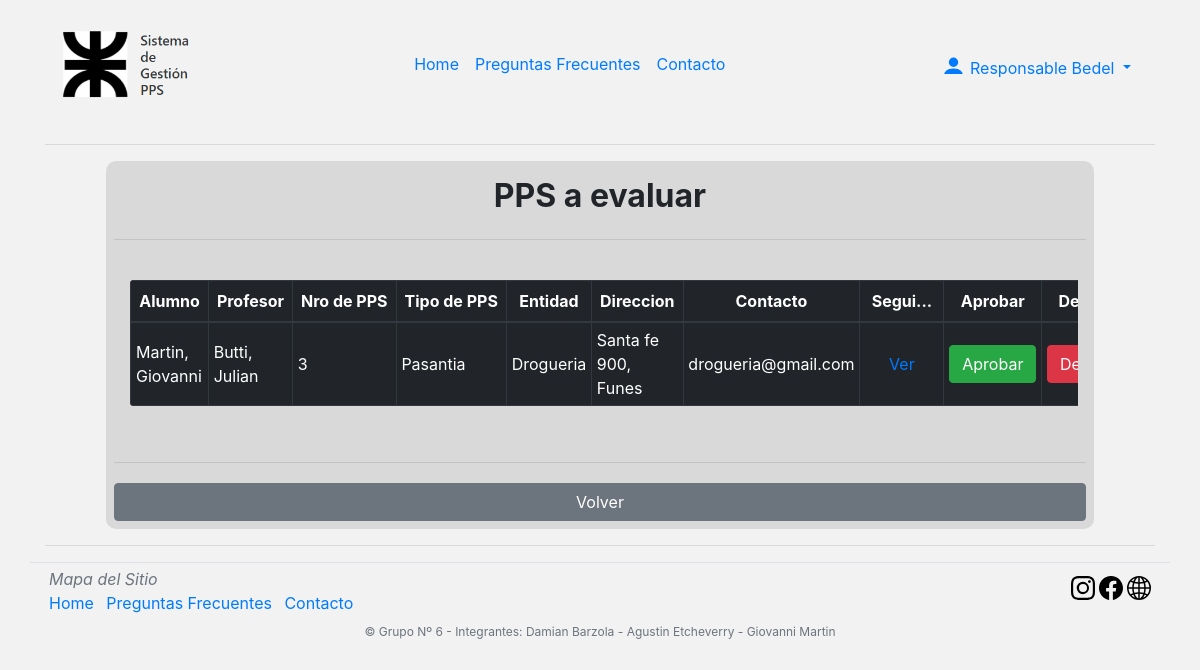
The page /app/views/ResponsableRegisterAprovedPPS.php (signed in) on the database its author committed.
### tables this page shows
CREATE TABLE `solicitudes` (
  `idPPS` int(10) NOT NULL,
  `id_user` int(10) NOT NULL,
  `id_Profe` int(10) DEFAULT NULL,
  `caractPPS` varchar(40) NOT NULL,
  `nombreEntidad` varchar(30) NOT NULL,
  `direccion` varchar(30) NOT NULL,
  `cp` varchar(10) NOT NULL,
  `localidad` varchar(20) NOT NULL,
  `tel` varchar(15) NOT NULL,
  `emailE` varchar(30) NOT NULL,
  `contactoEntidad` varchar(20) NOT NULL,
  `PPSTerminada` int(11) DEFAULT NULL
);

CREATE TABLE `users` (
  `id` int(11) NOT NULL,
  `nombre` varchar(20) NOT NULL,
  `apellido` varchar(20) NOT NULL,
  `password` varchar(75) NOT NULL,
  `email` varchar(30) NOT NULL,
  `tipo` int(2) NOT NULL
);

### app/controllers/RequestController.php (called while the page is built, shortened)
<?php
class RequestController
{
	public function __construct()
	{
		require_once "../models/SolicitudesModel.php";
	}
	public function totalPagsPPSAprobadas($Cant_por_Pag)
	{
		$soli = new SolicitudesModel();
		$total = $soli->TotaldePPSAprobadas();
		return $total_paginas = ceil($total / $Cant_por_Pag);
	}
	public function getPPSAprobadasPaginado($inicio, $Cant_por_Pag)
	{
		$soli = new SolicitudesModel();
		$vResultado = $soli->getPPSAprobadasPaginado($inicio, $Cant_por_Pag);
		return $vResultado;
	}
}

### app/models/SolicitudesModel.php (called while the page is built, shortened)
<?php
class SolicitudesModel
{
    public function getPPSAprobadasPaginado($inicio, $Cant_por_Pag)
    {
        $ob = new Conexion();
        $con = $ob->conectar();
        $vSql = "SELECT u.nombre,u.apellido,sol.*,up.nombre as nombreP,up.apellido as apellidoP, u.id as IdUser, up.id as IdProf FROM solicitudes sol INNER join finalreport fr on sol.idPPS=fr.idPPS_FP inner join users u on sol.id_user=u.id inner join users up on sol.id_Profe=up.id where fr.aprobadaFR is not null and sol.PPSTerminada is null" . " limit " . $inicio . "," . $Cant_por_Pag;
        $vResultado = $con->query($vSql);
        return $vResultado;
    }
}

### app/views/ResponsableRegisterAprovedPPS.php (the view, shortened to what this page needs)
<?php
require_once '../controllers/RequestController.php';
include 'inc/topScripts.php';
?>
</head>
<?php
include 'inc/headerv2.php';
?>
<div class="container col-md-12  ">
    <div class="row align-items-center ">
        <div class="col d-block align-items-center justify-content-center col-md-11 mx-auto">
            <div class="p-2 grey">
                <h2 class="p-2 text-center" alt="PPS a evaluar"> <b>PPS a evaluar</b> </h2>
                <hr>
                <div class="pl-2 pr-2 pt-4">
                    <?php
                    $Cant_por_Pag = 5;
                    $pagina = isset($_GET['pagina']) ? $_GET['pagina'] : null;
                    if (!$pagina) {
                        $inicio = 0;
                    } else {
                        $inicio = ($pagina - 1) * $Cant_por_Pag;
                    }
                    $soli = new RequestController();
                    $vResultado = $soli->getPPSAprobadasPaginado($inicio, $Cant_por_Pag);
                    if (mysqli_num_rows($vResultado) == 0) {
                        echo ("<p style='text-align: center;'>No hay PPS Pendientes.<br />");
                    } else {
                    ?>
                    <div class="table-responsive pl-md-2 pr-md-2">
                        <table class="table table-dark table-hover table-bordered table-sm">
                            <thead>
                                <td class="text-center fit p-2" alt="Alumno"><b style="max-width: 10%;">Alumno</b></td>
                                <td class="text-center fit p-2" alt="Profesor"><b style="max-width: 10%;">Profesor</b>
                                </td>
                                <td class="text-center fit p-2" alt="Nro de PPS"><b style="max-width: 10%;">Nro de
                                        PPS</b></td>
                                <td class="text-center fit p-2" alt="Tipo de PPS"><b style="max-width: 10%;">Tipo de
                                        PPS</b></td>
                                <td class="text-center fit p-2" alt="Entidad"><b style="max-width: 10%;">Entidad</b>
                                </td>
                                <td class="text-center fit p-2" alt="Direccion"><b style="max-width: 10%;">Direccion</b>
                                </td>
                                <td class="text-center fit p-2" alt="Contacto"><b style="max-width: 10%;">Contacto</b>
                                </td>
                                <td class="text-center fit p-2" alt="Aprobar"><b style="max-width: 10%;">Segui...</b>
                                </td>
                                <td class="text-center fit p-2" alt="Aprobar"><b style="max-width: 10%;">Aprobar</b>
                                </td>
                                <td class="text-center fit p-2" alt="Desaprobar"><b
                                        style="max-width: 10%;">Desaprobar</b></td>
                            </thead>
                            <?php
                                while ($fila = mysqli_fetch_array($vResultado)) {
                                ?>
                            <tr>
                                <td class="align-middle"><?php echo ($fila['apellido'] . ', ' . $fila['nombre']); ?>
                                </td>
                                <td class="align-middle"><?php echo ($fila['apellidoP'] . ', ' . $fila['nombreP']); ?>
                                </td>
                                <td class="align-middle"><?php echo ($fila['idPPS']); ?></td>
                                <td class="align-middle"><?php echo ($fila['caractPPS']); ?></td>
                                <td class="align-middle"><?php echo ($fila['nombreEntidad']); ?></td>
                                <td class="align-middle"><?php echo ($fila['direccion'] . ", " . $fila['localidad']); ?>
                                </td>
                                <td class="align-middle"><?php echo ($fila['emailE']); ?></td>
                                <td class="align-middle"><a
                                        href="ResponsableRegisterAprovedPPSViewSegumientos.php?idPps=<?php echo $fila['idPPS']; ?> &iduser=<?php echo $fila['IdUser']; ?> &idprof=<?php echo $fila['IdProf']; ?>"
                                        class="nav-link px-4  text-primary">Ver</a></td>
                                <td class="align-middle">
                                    <form action="../controllers/RequestController.php?m=evaluarPPS" method="POST">
                                        <button type="submit" class="btn btn-success btn-block"
                                            alt="aprobar boton">Aprobar</button>
                                    </form>
                                </td>
                                <td class="align-middle">
                                    <form action="../controllers/RequestController.php?m=evaluarPPS" method="POST">
                                        <button type="submit" class="btn btn-danger btn-block"
                                            alt="desaprobar boton">Desaprobar</button>
                                    </form>
                                </td>
                            </tr>
                            <?php
                                }
                                ?>
                        </table>
                    </div><span style='text-align: center;'>
                        <?php
                    } ?>
                        &nbsp;</span>
                </div>
                <hr>
                <div class="row pt-1">
                    <div class="col-lg-12">
                        <input type="button" class="btn btn-secondary btn-block"
                            onclick="location.href='ResponsableHome.php';" value="Volver" alt="volver" />
                    </div>
                </div>
            </div>
        </div>
    </div>
</div>

### app/views/css/page.css (style rules this page uses)
.grey { background-color: rgba(0, 0, 0, 0.1); border-radius: 10px; }
.table td.fit, .table th.fit { white-space: nowrap; width: 1%; }
table { border-radius: 4px; overflow:hidden; }
.icon { color: black; transition: 0.25s; }

### rows shown on the page
solicitudes: id_user.apellido "Martin", id_user.nombre "Giovanni", users.apellido "Butti", users.nombre "Julian", idPPS "3", caractPPS "Pasantia", nombreEntidad "Drogueria", direccion "Santa fe 900", localidad "Funes", emailE "drogueria@gmail.com"

### other values the page prints
$_SESSION['name'] "Responsable"
$_SESSION['ape'] "Bedel"
